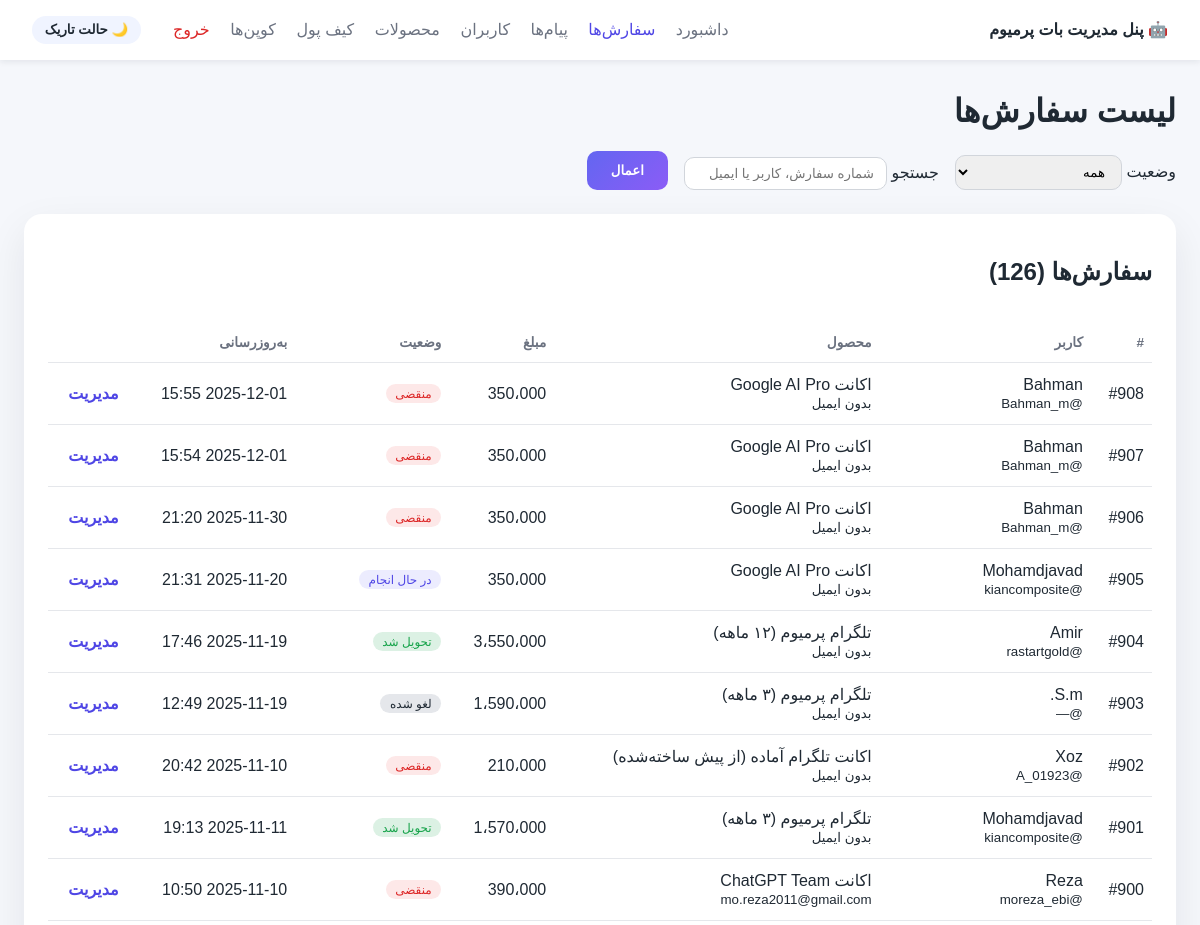
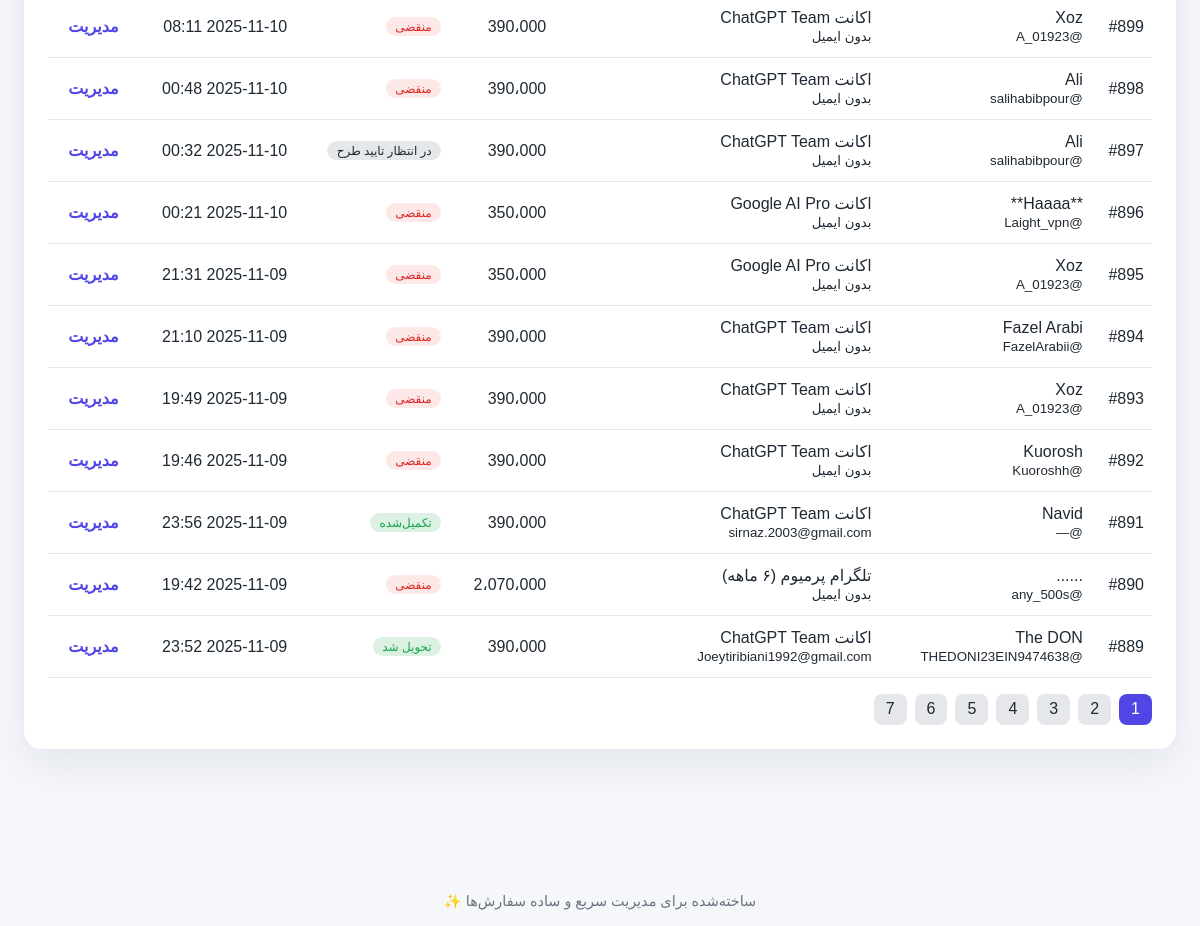
/orders (signed in), run on the app's committed database (2 pictures, top to bottom).
### tables this page shows
CREATE TABLE orders(
            id INTEGER PRIMARY KEY AUTOINCREMENT,
            user_id INTEGER, username TEXT, first_name TEXT,
            plan_id TEXT, plan_title TEXT, price TEXT,
            receipt_file_id TEXT, receipt_text TEXT,
            status TEXT, created_at TEXT, updated_at TEXT
        , service_category TEXT, service_code TEXT, account_mode TEXT, customer_email TEXT, customer_secret_encrypted TEXT, amount_total INTEGER, currency TEXT, payment_type TEXT, wallet_used_amount INTEGER DEFAULT 0, wallet_reserved_amount INTEGER DEFAULT 0, await_deadline TEXT, notes TEXT, customer_message TEXT, manager_note TEXT, internal_cost INTEGER DEFAULT 0, net_revenue INTEGER DEFAULT 0, amount_subtotal INTEGER DEFAULT 0, discount_amount INTEGER DEFAULT 0, discount_code_id INTEGER, discount_code TEXT, discount_applied_at TEXT, product_code TEXT, amount_original INTEGER DEFAULT 0, discount_id INTEGER, discount_title TEXT, discount_locked INTEGER DEFAULT 0);

### app/webadmin/server.py (the view)
    @app.get("/orders")
    async def orders_page(
        request: Request,
        user: str = Depends(_login_required),
        status_filter: str = Query("all", alias="status"),
        q: str = Query("", alias="q"),
        page: int = Query(1, ge=1),
    ):
        per_page = 20
        total = count_orders(status=status_filter, search=q or None)
        pages = max((total + per_page - 1) // per_page, 1)
        page = min(page, pages)
        offset = (page - 1) * per_page
        items = list_orders(status=status_filter, search=q or None, limit=per_page, offset=offset)
        return _render(
            request,
            "orders.html",
            {
                "title": "مدیریت سفارش‌ها",
                "orders": items,
                "total": total,
                "page": page,
                "pages": pages,
                "status_filter": status_filter,
                "query": q,
                "format_amount": _format_amount,
                "format_datetime": _format_datetime,
                "nav": "orders",
            },
        )

### app/webadmin/templates/orders.html (shortened to what this page needs)
{% extends 'base.html' %}
{% block content %}
<h1>لیست سفارش‌ها</h1>
<form class="filters" method="get">
    <label>وضعیت
        <select name="status">
            <option value="all" {{ 'selected' if status_filter == 'all' else '' }}>همه</option>
        </select>
    </label>
    <label>جستجو
        <input type="text" name="q" value="{{ query or '' }}" placeholder="شماره سفارش، کاربر یا ایمیل">
    </label>
    <button type="submit" class="btn-primary">اعمال</button>
</form>
<section class="panel">
    <header>
        <h2>سفارش‌ها ({{ total }})</h2>
    </header>
    <table>
        <thead>
            <tr>
                <th>#</th>
                <th>کاربر</th>
                <th>محصول</th>
                <th>مبلغ</th>
                <th>وضعیت</th>
                <th>به‌روزرسانی</th>
                <th></th>
            </tr>
        </thead>
        <tbody>
            {% for order in orders %}
            <tr>
                <td>#{{ order.id }}</td>
                <td>
                    <div>{{ order.first_name or '—' }}</div>
                    <small>@{{ order.username or '—' }}</small>
                </td>
                <td>
                    <div>{{ order.plan_title or order.service_code or '—' }}</div>
                    <small>{{ order.customer_email or 'بدون ایمیل' }}</small>
                </td>
                <td>{{ format_amount(order.amount_total or order.price) }}</td>
                <td><span class="badge {{ order.status|lower }}">{{ order_status_labels.get(order.status, order.status) }}</span></td>
                <td>{{ format_datetime(order.updated_at or order.created_at) }}</td>
                <td><a class="link" href="{{ url_for('order_detail', order_id=order.id) }}">مدیریت</a></td>
            </tr>
            {% else %}
            <tr><td colspan="7" class="empty">نتیجه‌ای یافت نشد.</td></tr>
            {% endfor %}
        </tbody>
    </table>
    {% if pages > 1 %}
    <div class="pagination">
        {% for p in range(1, pages + 1) %}
            <a href="?status={{ status_filter }}&q={{ query }}&page={{ p }}" class="{{ 'active' if p == page else '' }}">{{ p }}</a>
        {% endfor %}
    </div>
    {% endif %}
</section>
{% endblock %}

### app/webadmin/static/styles.css (style rules this page uses)
:root { color-scheme: light dark; --bg: #f5f7fb; --surface: #ffffff; --surface-alt: #f0f4ff; --text: #1f2933; --muted: #6b7280; --accent: #4f46e5; --success: #16a34a; --warning: #f59e0b; --danger: #dc2626; font-family: "Vazirmatn", "IRANSans", "Tahoma", sans-serif; }
body { margin: 0; background: var(--bg); color: var(--text); }
.btn-primary { background: linear-gradient(135deg, #6366f1, #8b5cf6); color: white; border: none; padding: 0.75rem 1.5rem; border-radius: 10px; cursor: pointer; font-weight: 600; }
.panel { background: var(--surface); border-radius: 18px; box-shadow: 0 15px 40px rgba(15, 23, 42, 0.08); padding: 1.5rem; margin-bottom: 2rem; }
.panel header { display: flex; align-items: center; justify-content: space-between; margin-bottom: 1rem; }
.table, table { width: 100%; border-collapse: collapse; }
table th, table td { padding: 0.75rem 0.5rem; border-bottom: 1px solid #e5e7eb; text-align: right; }
table th { color: var(--muted); font-size: 0.85rem; font-weight: 600; }
table td a.link { color: var(--accent); text-decoration: none; font-weight: 600; }
.badge { display: inline-block; padding: 0.15rem 0.6rem; border-radius: 999px; font-size: 0.75rem; background: #e5e7eb; color: #1f2933; }
.badge.delivered, .badge.completed { background: rgba(22, 163, 74, 0.15); color: var(--success); }
.badge.approved, .badge.in_progress, .badge.ready_to_deliver { background: rgba(99, 102, 241, 0.12); color: var(--accent); }
.badge.expired { background: rgba(239, 68, 68, 0.12); color: var(--danger); }
.filters { display: flex; gap: 1rem; align-items: flex-end; flex-wrap: wrap; margin-bottom: 1.5rem; }
.filters input, .filters select { padding: 0.5rem 0.75rem; border-radius: 10px; border: 1px solid #d1d5db; }
.pagination { margin-top: 1rem; display: flex; gap: 0.5rem; }
.pagination a { padding: 0.4rem 0.75rem; border-radius: 8px; text-decoration: none; background: #e5e7eb; color: var(--text); }
.pagination a.active { background: var(--accent); color: white; }

### data on the page
orders: id "908", first_name "Bahman", username "Bahman_m", plan_title "اکانت Google AI Pro", customer_email "بدون ایمیل", amount_total "350،000", get "منقضی", updated_at "2025-12-01 15:55"
orders: id "907", first_name "Bahman", username "Bahman_m", plan_title "اکانت Google AI Pro", customer_email "بدون ایمیل", amount_total "350،000", get "منقضی", updated_at "2025-12-01 15:54"
orders: id "906", first_name "Bahman", username "Bahman_m", plan_title "اکانت Google AI Pro", customer_email "بدون ایمیل", amount_total "350،000", get "منقضی", updated_at "2025-11-30 21:20"
orders: id "905", first_name "Mohamdjavad", username "kiancomposite", plan_title "اکانت Google AI Pro", customer_email "بدون ایمیل", amount_total "350،000", get "در حال انجام", updated_at "2025-11-20 21:31"
orders: id "904", first_name "Amir", username "rastartgold", plan_title "تلگرام پرمیوم (۱۲ ماهه)", customer_email "بدون ایمیل", amount_total "3،550،000", get "تحویل شد", updated_at "2025-11-19 17:46"
orders: id "903", first_name "S.m.", username "—", plan_title "تلگرام پرمیوم (۳ ماهه)", customer_email "بدون ایمیل", amount_total "1،590،000", get "لغو شده", updated_at "2025-11-19 12:49"
orders: id "902", first_name "Xoz", username "A_01923", plan_title "اکانت تلگرام آماده (از پیش ساخته‌شده)", customer_email "بدون ایمیل", amount_total "210،000", get "منقضی", updated_at "2025-11-10 20:42"
orders: id "901", first_name "Mohamdjavad", username "kiancomposite", plan_title "تلگرام پرمیوم (۳ ماهه)", customer_email "بدون ایمیل", amount_total "1،570،000", get "تحویل شد", updated_at "2025-11-11 19:13"
orders: id "900", first_name "Reza", username "moreza_ebi", plan_title "اکانت ChatGPT Team", customer_email "mo.reza2011@gmail.com", amount_total "390،000", get "منقضی", updated_at "2025-11-10 10:50"
orders: id "899", first_name "Xoz", username "A_01923", plan_title "اکانت ChatGPT Team", customer_email "بدون ایمیل", amount_total "390،000", get "منقضی", updated_at "2025-11-10 08:11"
orders: id "898", first_name "Ali", username "salihabibpour", plan_title "اکانت ChatGPT Team", customer_email "بدون ایمیل", amount_total "390،000", get "منقضی", updated_at "2025-11-10 00:48"
orders: id "897", first_name "Ali", username "salihabibpour", plan_title "اکانت ChatGPT Team", customer_email "بدون ایمیل", amount_total "390،000", get "در انتظار تایید طرح", updated_at "2025-11-10 00:32"
orders: id "896", first_name "**Haaaa**", username "Laight_vpn", plan_title "اکانت Google AI Pro", customer_email "بدون ایمیل", amount_total "350،000", get "منقضی", updated_at "2025-11-10 00:21"
orders: id "895", first_name "Xoz", username "A_01923", plan_title "اکانت Google AI Pro", customer_email "بدون ایمیل", amount_total "350،000", get "منقضی", updated_at "2025-11-09 21:31"
orders: id "894", first_name "Fazel Arabi", username "FazelArabii", plan_title "اکانت ChatGPT Team", customer_email "بدون ایمیل", amount_total "390،000", get "منقضی", updated_at "2025-11-09 21:10"
orders: id "893", first_name "Xoz", username "A_01923", plan_title "اکانت ChatGPT Team", customer_email "بدون ایمیل", amount_total "390،000", get "منقضی", updated_at "2025-11-09 19:49"
orders: id "892", first_name "Kuorosh", username "Kuoroshh", plan_title "اکانت ChatGPT Team", customer_email "بدون ایمیل", amount_total "390،000", get "منقضی", updated_at "2025-11-09 19:46"
orders: id "891", first_name "Navid", username "—", plan_title "اکانت ChatGPT Team", customer_email "sirnaz.2003@gmail.com", amount_total "390،000", get "تکمیل‌شده", updated_at "2025-11-09 23:56"
orders: id "890", first_name "......", username "any_500s", plan_title "تلگرام پرمیوم (۶ ماهه)", customer_email "بدون ایمیل", amount_total "2،070،000", get "منقضی", updated_at "2025-11-09 19:42"
orders: id "889", first_name "The DON", username "THEDONI23EIN9474638", plan_title "اکانت ChatGPT Team", customer_email "Joeytiribiani1992@gmail.com", amount_total "390،000", get "تحویل شد", updated_at "2025-11-09 23:52"

### other printed values
{{ '☀️ حالت روشن' if theme == 'dark' else '🌙 حالت تاریک' }} "🌙 حالت تاریک"
{{ total }} "126"
{{ p }} "1" "2" "3" "4" "5" "6" "7"
